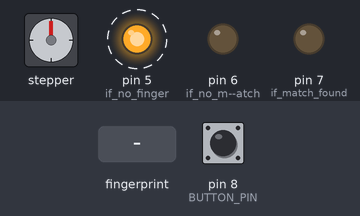
Recording of a sketch running on a simulated Arduino Uno, built with avr-gcc and run on an emulated ATmega328P. On the bench: stepper motor, output pins drawn as LEDs (lit = HIGH). Dashed ring = blinking. Inputs (shaded band) come from the test bench; at power-on: pin 8 (BUTTON_PIN) LOW. Stepper angles assume 2560 steps per turn; what the sketch prints to the serial monitor is not drawn.

Above: at 2.3 s.
2.4 s: pin 8 (BUTTON_PIN) pulled HIGH for 0.3 s
At 2.93 s:
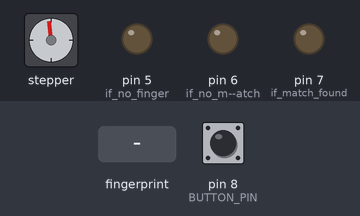
At 3.55 s:
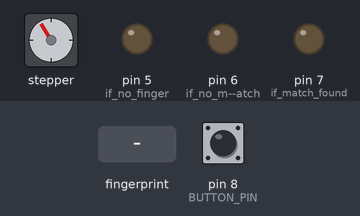
11.4 s: finger stored as number 1 placed on the sensor
At 15.0 s:
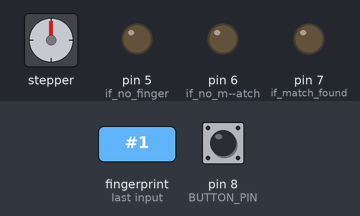
Timing chart, 0 to 29.0 s (numbered marks = the images above; inputs shaded):
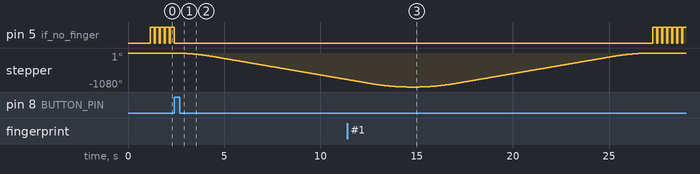

The sketch:

Fingerprint_sensor.ino
```cpp
#include <AccelStepper.h>
#include <Adafruit_Fingerprint.h>
#include <SoftwareSerial.h>


SoftwareSerial mySerial(2, 3);
Adafruit_Fingerprint finger(&mySerial);


// pins 9, 11, 10, and 12 set to HALF4WIRE mode
AccelStepper stepper(AccelStepper::HALF4WIRE, 9, 11, 10, 12);


//set three revolutions of the motor
const int STEPS_PER_REV = 2560;
const int REV_COUNT     = 3;


#define BUTTON_PIN 8
bool lastButton = LOW;


void setup() {
  Serial.begin(9600);
  delay(100);


  Serial.println("Adafruit Fingerprint test");
  finger.begin(57600);
  delay(5);
  if (!finger.verifyPassword()) {
    Serial.println("!! Sensor not found. Halting.");
    while (1) delay(1);
  }
  finger.getTemplateCount();
  Serial.print("Enrolled templates: ");
  Serial.println(finger.templateCount);


  // configure the AccelStepper motor speed
  stepper.setMaxSpeed(800.0);      // steps/sec – increase for faster
  stepper.setAcceleration(400.0);  // better torque


  // configure the led outputs
  pinMode(7, OUTPUT);  // if match found
  pinMode(6, OUTPUT);  // if no m--atch
  pinMode(5, OUTPUT);  // if no finger


  // configure closing garage button
  pinMode(BUTTON_PIN, INPUT);
  Serial.println("Setup complete.");
}


void loop() {
  if (stepper.distanceToGo() != 0) {
    stepper.run();
    return;
  }


  checkFingerprint();
  checkButton();
}


//when fingerprint matches, rotate motor so garage door opens
void checkFingerprint() {
  uint8_t p = finger.getImage();
  if (p == FINGERPRINT_NOFINGER){
    digitalWrite(5, HIGH); delay(200); digitalWrite(5, LOW);
    return;}
  if (p != FINGERPRINT_OK) {
    Serial.println("Image error"); //digitalWrite(5, HIGH); delay(200); digitalWrite(5, LOW);
    return;
  }


  if (finger.image2Tz() != FINGERPRINT_OK) {
    Serial.println("Convert error"); return;
  }
  p = finger.fingerSearch();
  if (p == FINGERPRINT_OK) {
    Serial.println("Match! → spinning FORWARD 3 revs");
    digitalWrite(7, HIGH);
    stepper.move( REV_COUNT * STEPS_PER_REV );
    digitalWrite(7, LOW);
  } else {
    Serial.println("No match"); digitalWrite(6, HIGH); delay(200); digitalWrite(6, LOW);
  }
}


//when button pressed, rotate other direction so the garage door closes
void checkButton() {
  bool curr = digitalRead(BUTTON_PIN);
  if (lastButton == LOW && curr == HIGH) {
    Serial.println("Button! → spinning REVERSE 3 revs");
    stepper.move( -REV_COUNT * STEPS_PER_REV );
  }
  lastButton = curr;
}
```

Measured:
- after the input at 2.4 s, pin 5 (if_no_finger): goes on until 2.4 s, then stays LOW; stepper: keeps turning counter-clockwise at about 94°/s, starting at once
- by itself, pin 5 (if_no_finger): alternates HIGH for 0.20 s and LOW for 0.06 s
